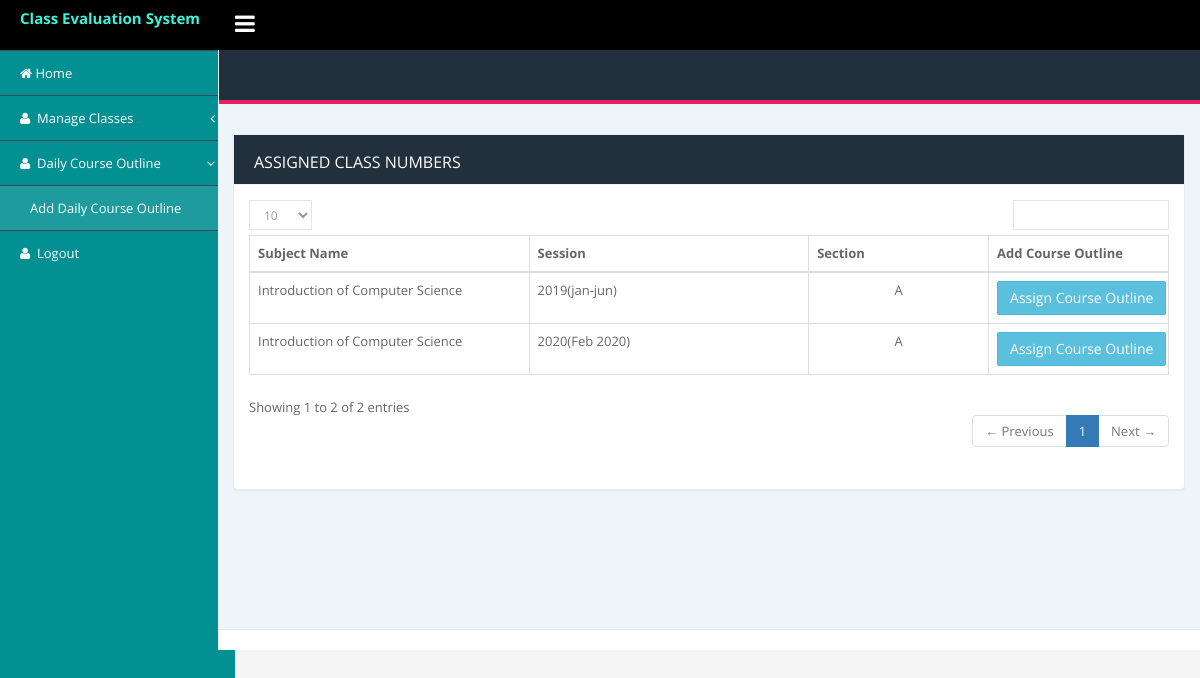
Screenshot of /admin/course_outline/daily_course_list.php (signed in) with the database file from the repository.
### tables this page shows
CREATE TABLE `assign_teacher` (
  `id` int(11) NOT NULL,
  `teacher_id` varchar(255) DEFAULT NULL,
  `session_id` int(11) DEFAULT NULL,
  `subject_id` int(11) DEFAULT NULL,
  `section_id` int(11) DEFAULT NULL,
  `status` tinyint(4) NOT NULL DEFAULT '1' COMMENT '1=active,2=will take class, 0=will not take any class',
  `created_at` datetime DEFAULT NULL,
  `udpated_at` timestamp NULL DEFAULT CURRENT_TIMESTAMP
);

CREATE TABLE `subject` (
  `id` int(11) NOT NULL,
  `subject_id` varchar(150) DEFAULT NULL,
  `subject_name` varchar(255) NOT NULL,
  `semester` int(11) DEFAULT NULL,
  `status` tinyint(4) NOT NULL DEFAULT '1' COMMENT '1=active,0=inactive',
  `created_at` datetime NOT NULL,
  `updated_at` timestamp NOT NULL DEFAULT CURRENT_TIMESTAMP
);

CREATE TABLE `session` (
  `id` int(11) NOT NULL,
  `session_name` varchar(255) DEFAULT NULL,
  `year` year(4) NOT NULL,
  `status` tinyint(4) DEFAULT '1',
  `created_at` datetime DEFAULT NULL,
  `updated_at` timestamp NULL DEFAULT CURRENT_TIMESTAMP
);

CREATE TABLE `section` (
  `id` int(11) NOT NULL,
  `section_name` varchar(255) DEFAULT NULL,
  `status` tinyint(4) DEFAULT '1' COMMENT '1=active,0=inactive',
  `created_at` datetime DEFAULT NULL,
  `updated_at` timestamp NULL DEFAULT NULL
);

### admin/course_outline/daily_course_list.php (the view, shortened to what this page needs)
<?php include('../includes/db/connection_db.php');?>
<!DOCTYPE html>
<html lang="en">
    <head>
    <?php include('../includes/head_link.php');?>
    </head>
    <body class="fixed-top">
        <div id="wrapper">
           <?php include('../includes/nav_header.php');?>
            <div class="page-container">
                <?php include('../includes/left_sidebar.php');?>
                <div class="page-content-wrapper">
                     <div class="content-wrapper container">
                        <div class="row">
                            <div class="col-sm-12">
                                <div class="page-title">
                                    <div class="row">
                                    </div>
                                </div>
                            </div>
                        </div>
                        <div class="row">
                            <div class="col-md-12">
                                <div class="panel panel-card recent-activites">
                                    <div class="panel-heading">
                                      Assigned Class Numbers
                                    </div>
                                    <div class="panel-body">
                                        <div class="table-responsive">
                                            <table id="basic-datatables" class="table table-bordered" style="table-layout:fixed">
                                                <thead>
                                                    <tr>
                                                        <th> Subject Name </th>
                                                        <th> Session </th>
                                                        <th width='20%'> Section </th>
                                                        <th width='20%'>Add Course Outline </th>
                                                    </tr>
                                                </thead>
                                                <tbody>
                                                <?php
                                                if(isset($_SESSION['member_id'])){
                                                $id = $_SESSION['member_id'];
                                                $sql = "SELECT
                                                a_class.number_of_class as number_of_class,
                                                a_class.id as a_class_id,
                                                ast.id as id,
                                                teacher.name as name,
                                                section.section_name as section,
                                                session.session_name as session,
                                                session.year as s_year,
                                                subject.subject_name as subject
                                                from assign_teacher as ast
                                                left join session
                                                on ast.session_id=session.id
                                                left join assign_class as a_class
                                                on a_class.assign_teacher_id = ast.id
                                                left join section
                                                on ast.section_id=section.id
                                                left join teacher
                                                on teacher.teacher_id=ast.teacher_id
                                                left join subject
                                                on subject.id=ast.subject_id
                                                where ast.teacher_id = '$id'
                                                and ast.status!=0 order by a_class.number_of_class is not NULL desc";
                                                $result = $conn->query($sql);
                                                if ($result->num_rows > 0) {
                                                while($row = $result->fetch_assoc()) { ?>
                                                <tr>
                                                    <td><?php echo $row['subject'];?></td>
                                                    <td><?php echo $row['s_year']."(".$row['session'].")";?></td>
                                                    <td class="text-center"><?php echo $row['section'];?></td>
                                                    <td>
                                                        <a href="<?=$base?>/course_outline/daily_class_lecture.php?id=<?php echo $row['a_class_id']?>"class="btn btn-info">
                                                          Assign Course Outline
                                                        </a>
                                                    </td>
                                                </tr>
                                                    <?php } } }?>
                                                </tbody>
                                            </table>
                                        </div>
                                    </div>
                                </div>
                            </div>
                        </div>
                    </div>
                   <?php include('../includes/footer.php');?>
            </div>
        </div>
    </body>
</html>

### admin/assets/css/style.css (style rules this page uses)
body { font-family: 'Open Sans', sans-serif; font-size: 13px; line-height: 1.42857143; color: #666; background-color: #f5f5f5; min-height: 100%; margin: 0px; padding: 0px; line-height: 24px; overflow-x: hidden; font-weight: 400; }
a { color: #3ff1d8; text-decoration: none; }
.table-responsive { min-height: .01%; overflow-x: hidden; }
.panel { min-width:250px; }
.btn { text-transform: capitalize; font-weight: 400; letter-spacing: 0px; border-radius:2px; -webkit-border-radius: 2px; }
.fixed-top .page-container { margin-top: 50px; }
.page-container { margin: 0; padding: 0; position: relative; }
.content-wrapper.container { width: 100%; }
.page-title { margin: 0px; margin-left: -14px; margin-right: -15px; padding-left: 30px; padding-right: 30px; padding-top: 15px; padding-bottom: 15px; margin-bottom: 30px; background-color: #222f3c; color:#eef5f9!important; border-bottom: 4px solid #E91E63; }
.content-wrapper.container { padding-bottom:45px; }
.page-content-wrapper { margin-left: 218px; margin-top: 0; min-height: 600px; background: #eef5f9; position: relative; }
.panel { border: 1px solid #e7ecf1!important; border-radius: 0px; }
.panel-heading { border-bottom: 1px solid #eef1f5; padding: 15px 20px 10px; border-top-left-radius: 0px; border-top-right-radius: 0px; font-size: 16px; text-transform:uppercase; }
[class*="panel-"] > .panel-heading { border: 0; border-bottom: 1px solid #eef1f5; background-color: #222f3c; color: #fff; }
.panel { margin-bottom: 20px; background-color: #fff; border: 1px solid transparent; border-radius: 4px; -webkit-box-shadow: 0 1px 1px rgba(0,0,0,.05); box-shadow: 0 1px 1px rgba(0,0,0,.05); }

### rows the page displays
assign_teacher: subject.subject_name "Introduction of Computer Science", session.year "2019", session.session_name "jan-jun", section.section_name "A"
assign_teacher: subject.subject_name "Introduction of Computer Science", session.year "2020", session.session_name "Feb 2020", section.section_name "A"
